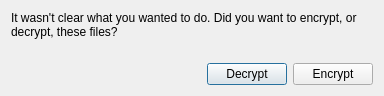
<?xml version="1.0" encoding="UTF-8"?>
<ui version="4.0">
 <class>EncryptDecryptDialog</class>
 <widget class="QDialog" name="EncryptDecryptDialog">
  <property name="windowModality">
   <enum>Qt::WindowModal</enum>
  </property>
  <property name="geometry">
   <rect>
    <x>0</x>
    <y>0</y>
    <width>384</width>
    <height>96</height>
   </rect>
  </property>
  <property name="windowTitle">
   <string>Select Encryption or Decryption</string>
  </property>
  <layout class="QVBoxLayout" name="verticalLayout">
   <item>
    <widget class="QLabel" name="label">
     <property name="text">
      <string>It wasn't clear what you wanted to do. Did you want to encrypt, or decrypt, these files?</string>
     </property>
     <property name="wordWrap">
      <bool>true</bool>
     </property>
    </widget>
   </item>
   <item>
    <spacer name="verticalSpacer">
     <property name="orientation">
      <enum>Qt::Vertical</enum>
     </property>
     <property name="sizeHint" stdset="0">
      <size>
       <width>20</width>
       <height>40</height>
      </size>
     </property>
    </spacer>
   </item>
   <item>
    <layout class="QHBoxLayout" name="horizontalLayout">
     <item>
      <spacer name="horizontalSpacer">
       <property name="orientation">
        <enum>Qt::Horizontal</enum>
       </property>
       <property name="sizeHint" stdset="0">
        <size>
         <width>40</width>
         <height>20</height>
        </size>
       </property>
      </spacer>
     </item>
     <item>
      <widget class="QPushButton" name="decrypt">
       <property name="text">
        <string>Decrypt</string>
       </property>
      </widget>
     </item>
     <item>
      <widget class="QPushButton" name="encrypt">
       <property name="text">
        <string>Encrypt</string>
       </property>
      </widget>
     </item>
    </layout>
   </item>
  </layout>
 </widget>
 <resources/>
 <connections/>
</ui>
